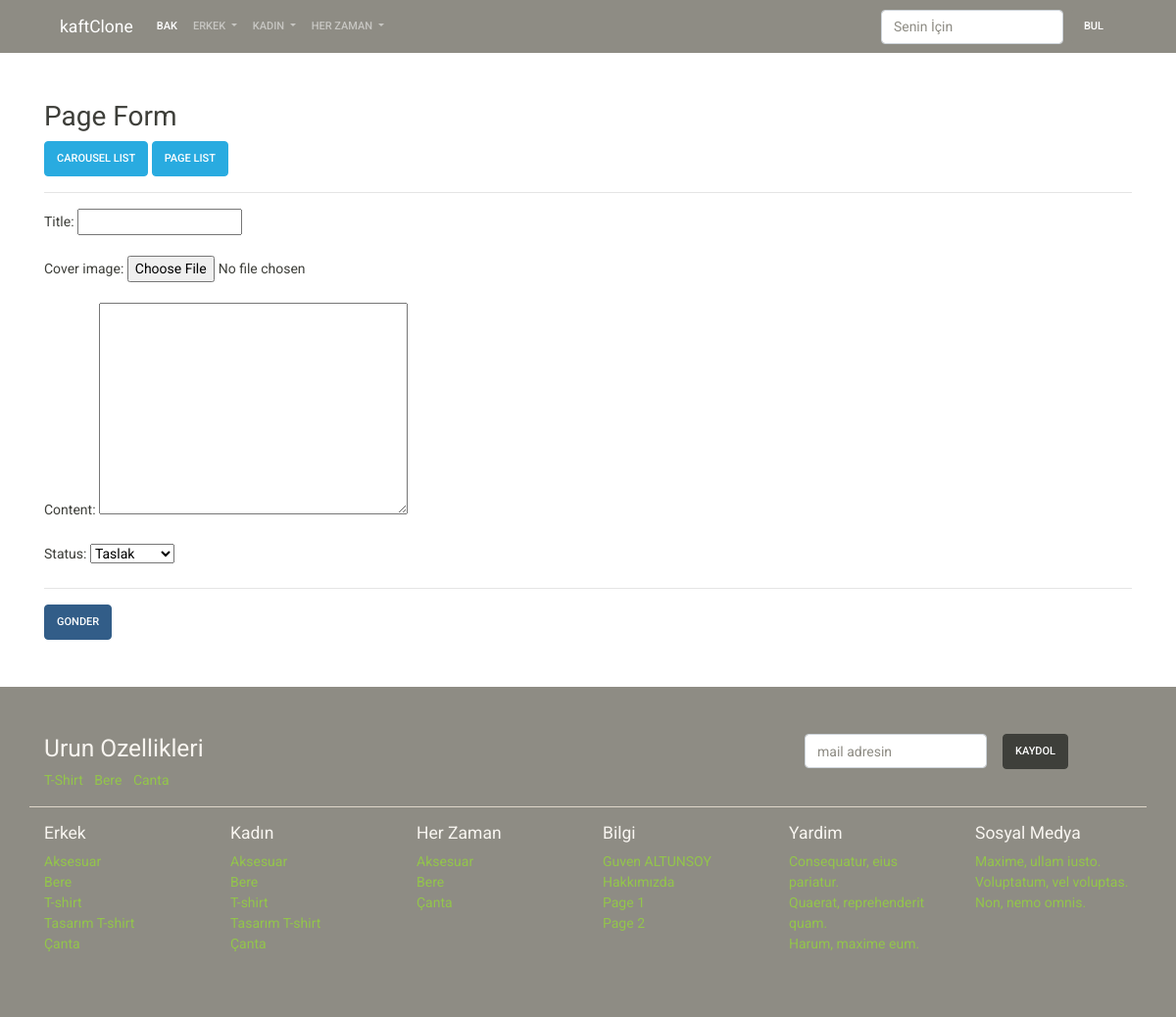
The page /manage/page/create/ on the database its author committed.
### product/models.py (models this page shows, shortened)
class Category(models.Model):
    title = models.CharField(max_length=200)
    slug = models.SlugField(
        max_length=200,
        default="",
    )
    status = models.CharField(
        default=DEFAULT_STATUS,
        choices=STATUS,
        max_length=10,
    )
    gender = models.CharField(default='unisex',
                              choices=GENDER_CHOICE,
                              max_length=6
                              )
    createt_at = models.DateTimeField(auto_now_add=True)
    updated_at = models.DateTimeField(auto_now=True)

### page/models.py (models this page shows)
class Page(models.Model):
    title = models.CharField(max_length=200)
    slug = models.SlugField(
        max_length=200,
        default="",
    )
    content = models.TextField()
    cover_image = models.ImageField(
        upload_to='page',
        null=True,
        blank=True,
    )
    status = models.CharField(
        default=DEFAULT_STATUS,
        choices=STATUS,
        max_length=10,
    )
    createt_at = models.DateTimeField(auto_now_add=True)
    updated_at = models.DateTimeField(auto_now=True)

### page/views.py (the view, shortened to what this page needs)
# urls.py: path('page/create/', page_create, name='page_create'), #page/
def page_create(request):
    context = dict()
    context['title'] = 'Page Form'
    context['form'] = PageModelForm()
    return render(request, 'manage/form.html', context)

### page/forms.py
class PageModelForm(forms.ModelForm):
    class Meta:
        model = Page
        fields = [
            'title',
            'cover_image',
            'content',
            'status',
        ]

### kaft_clone/nav_context.py (called while the page is built)
def nav_data(request):
    context = dict()
    context['categories'] = Category.objects.filter(
        status=STATUS).order_by('title')
    context['pages'] = Page.objects.filter(
        status=STATUS
    ).order_by('title')
    return context

### templates/manage/form.html (shortened to what this page needs)
{% extends 'base/base.html' %}
{% block content %}
<div class="container mt-5">
    <div class="row">
        <div class="col-sm-12 ">
            <h2>{{ title }}</h2>
            <a href="{% url 'carousel_list' %}" class="btn btn-info">Carousel List</a>
            <a href="{% url 'page_list' %}" class="btn btn-info">Page List</a>
            <hr>
            <form method="POST" enctype="multipart/form-data">
                {{ form.as_p }}
                <hr>
                <button type="submit" class="btn btn-primary">Gonder</button>
            </form>
        </div>
    </div>
</div>
{% endblock %}

### templates/base/components/footer.html (shortened to what this page needs)
<div class="bg-dark py-5 mt-5">
    <div class="container">
        <div class="row">
            <div class="col-sm-8">
                <h3 class="text-light">Urun Ozellikleri</h3>
                <ul class="list-inline">
                    <li class="list-inline-item">
                        <a href="">T-Shirt</a>
                    </li>
                    <li class="list-inline-item">
                        <a href="">Bere</a>
                    </li>
                    <li class="list-inline-item">
                        <a href="">Canta</a>
                    </li>
                </ul>
            </div>
            <div class="col-sm-4">
                <form class="form-inline">
                    <div class="form-group mx-sm-3 mb-2">
                        <input type="email" class="form-control" id="ebulten" placeholder="mail adresin">
                    </div>
                    <button type="submit" class="btn btn-dark mb-2">Kaydol</button>
                </form>
            </div>
        </div>
        <div class="row border-top mb-3"></div>
        <div class="row">
            <div class="col-sm-2">
                <h5 class="text-light">Erkek</h5>
                <ul class="list-unstyled">
                    {% for item in categories %}
                    {% if item.gender == "men" or item.gender == "unisex" %}
                    <li class="list-item">
                        <a class="" href="{% url 'category_show' category_slug=item.slug %}">{{ item.title }}</a>
                    </li>
                    {% endif %}
                    {% endfor %}
                </ul>
            </div>
            <div class="col-sm-2">
                <h5 class="text-light">Kadın</h5>
                <ul class="list-unstyled">
                    {% for item in categories %}
                    {% if item.gender == "women" or item.gender == "unisex" %}
                    <li class="list-item">
                        <a class="" href="{% url 'category_show' category_slug=item.slug %}">{{ item.title }}</a>
                    </li>
                    {% endif %}
                    {% endfor %}
            </div>
            <div class="col-sm-2">
                <h5 class="text-light">Her Zaman</h5>
                <ul class="list-unstyled">
                    {% for item in categories %}
                    {% if item.gender == "unisex" %}
                    <li class="list-item">
                        <a class="" href="{% url 'category_show' category_slug=item.slug %}">{{ item.title }}</a>
                    </li>
                    {% endif %}
                    {% endfor %}
                </ul>
            </div>
            <div class="col-sm-2">
                <h5 class="text-light">Bilgi</h5>
                <ul class="list-unstyled">
                        {% for item in pages %}
                        <li class="list-item">
                            <a class="" href="">{{ item.title }}</a>
                        </li>
                        {% endfor %}
                </ul>
            </div>
            <div class="col-sm-2">
                <h5 class="text-light">Yardim</h5>
                <ul class="list-unstyled">
                    <li><a href="">Consequatur, eius pariatur.</a></li>
                    <li><a href="">Quaerat, reprehenderit quam.</a></li>
                    <li><a href="">Harum, maxime eum.</a></li>
                </ul>
            </div>
            <div class="col-sm-2">
                <h5 class="text-light">Sosyal Medya</h5>
                <ul class="list-unstyled text-white">
                    <li><a href="">Maxime, ullam iusto.</a></li>
                    <li><a href="">Voluptatum, vel voluptas.</a></li>
                    <li><a href="">Non, nemo omnis.</a></li>
                </ul>
            </div>
        </div>
    </div>
</div>

### rows shown on the page
Category: title "Aksesuar"
Category: title "Bere"
Category: title "T-shirt"
Category: title "Tasarım T-shirt"
Category: title "Çanta"
Category: title "T-shirt"
Category: title "Tasarım T-shirt"
Page: title "Guven ALTUNSOY"
Page: title "Hakkımızda"
Page: title "Page 1"
Page: title "Page 2"

### other values the page prints
{{ title }} "Page Form"
